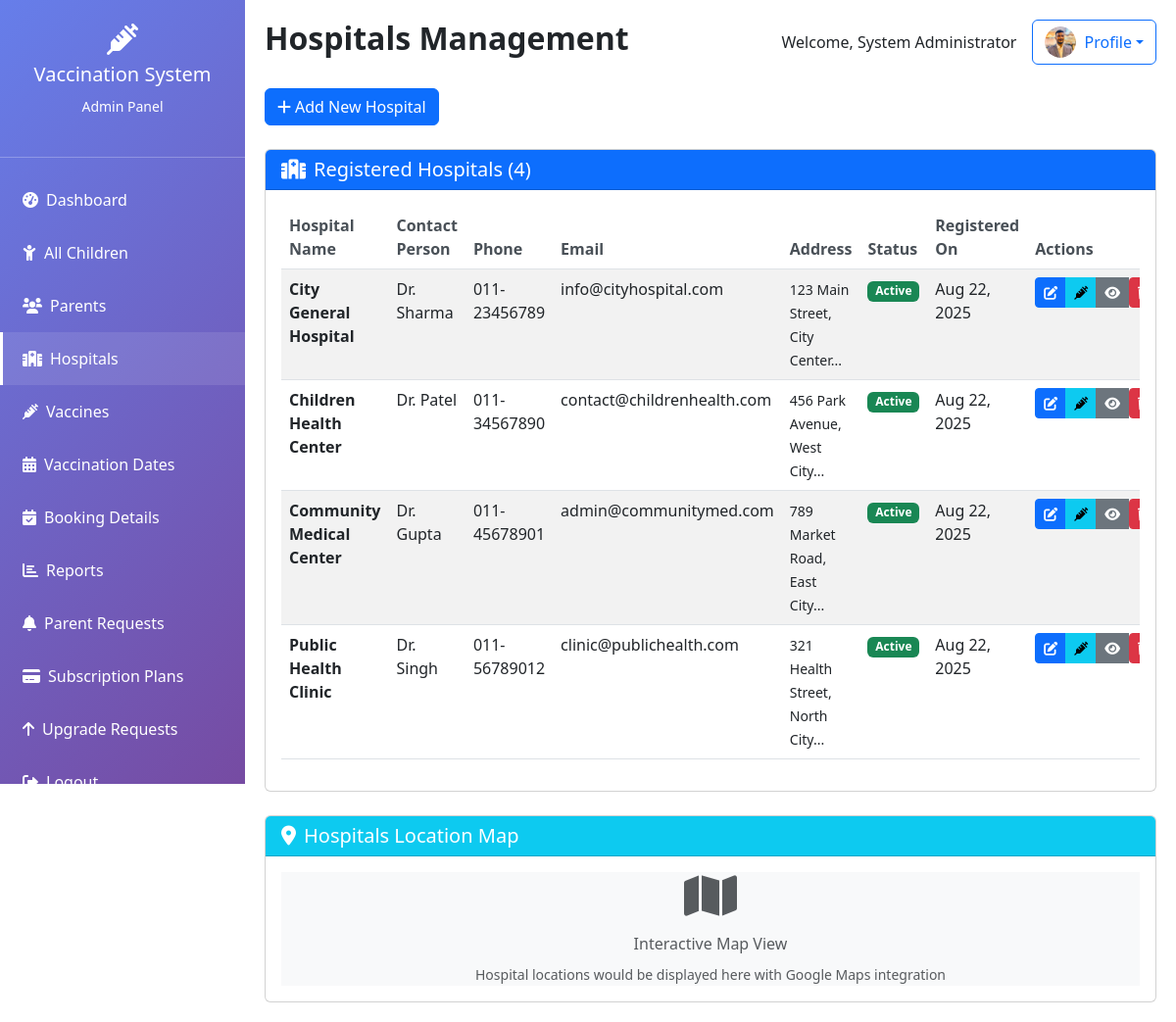
The page /admin/hospitals.php (signed in) on the database its author committed.
### tables this page shows
CREATE TABLE `users` (
  `id` int(11) NOT NULL AUTO_INCREMENT,
  `username` varchar(50) NOT NULL,
  `password` varchar(255) NOT NULL,
  `email` varchar(100) NOT NULL,
  `user_type` enum('admin','parent','hospital') NOT NULL,
  `full_name` varchar(100) NOT NULL,
  `phone` varchar(15) DEFAULT NULL,
  `address` text DEFAULT NULL,
  `profile_picture` varchar(255) DEFAULT NULL,
  `created_at` timestamp NOT NULL DEFAULT current_timestamp(),
  `status` enum('active','inactive') DEFAULT 'active',
  PRIMARY KEY (`id`),
  UNIQUE KEY `username` (`username`),
  UNIQUE KEY `email` (`email`)
);

CREATE TABLE `hospitals` (
  `id` int(11) NOT NULL AUTO_INCREMENT,
  `name` varchar(200) NOT NULL,
  `address` text NOT NULL,
  `phone` varchar(15) DEFAULT NULL,
  `email` varchar(100) DEFAULT NULL,
  `contact_person` varchar(100) DEFAULT NULL,
  `latitude` decimal(10,8) DEFAULT NULL,
  `longitude` decimal(11,8) DEFAULT NULL,
  `created_at` timestamp NOT NULL DEFAULT current_timestamp(),
  `status` enum('active','inactive') DEFAULT 'active',
  PRIMARY KEY (`id`)
);

### admin/hospitals.php (the view, shortened to what this page needs)
<?php
$database = new Database();
$db = $database->getConnection();
$query = "SELECT * FROM hospitals ORDER BY created_at DESC";
$stmt = $db->prepare($query);
$stmt->execute();
$hospitals = $stmt->fetchAll(PDO::FETCH_ASSOC);
$page_heading = "Hospitals Management";
?>
        <div class="d-flex justify-content-between align-items-center mb-4">
            <button class="btn btn-primary" data-bs-toggle="modal" data-bs-target="#addHospitalModal">
                <i class="fas fa-plus me-1"></i>Add New Hospital
            </button>
        </div>
        <div class="card">
            <div class="card-header bg-primary text-white">
                <h5 class="mb-0"><i class="fas fa-hospital me-2"></i>Registered Hospitals (<?php echo count($hospitals); ?>)</h5>
            </div>
            <div class="card-body">
                <?php if (count($hospitals) > 0): ?>
                    <div class="table-responsive">
                        <table class="table table-striped">
                            <thead>
                                <tr>
                                    <th>Hospital Name</th>
                                    <th>Contact Person</th>
                                    <th>Phone</th>
                                    <th>Email</th>
                                    <th>Address</th>
                                    <th>Status</th>
                                    <th>Registered On</th>
                                    <th>Actions</th>
                                </tr>
                            </thead>
                            <tbody>
                                <?php foreach ($hospitals as $hospital): ?>
                                    <tr>
                                        <td>
                                            <strong><?php echo htmlspecialchars($hospital['name']); ?></strong>
                                        </td>
                                        <td><?php echo htmlspecialchars($hospital['contact_person']); ?></td>
                                        <td><?php echo $hospital['phone']; ?></td>
                                        <td><?php echo $hospital['email']; ?></td>
                                        <td>
                                            <small><?php echo substr($hospital['address'], 0, 50); ?>...</small>
                                        </td>
                                        <td>
                                            <span class="badge bg-<?php echo $hospital['status'] === 'active' ? 'success' : 'secondary'; ?>">
                                                <?php echo ucfirst($hospital['status']); ?>
                                            </span>
                                        </td>
                                        <td><?php echo date('M d, Y', strtotime($hospital['created_at'])); ?></td>
                                        <td>
                                            <div class="btn-group">
                                                <button class="btn btn-sm btn-primary"
                                                        onclick="editHospital(<?php echo $hospital['id']; ?>)"
                                                        title="Edit Hospital">
                                                    <i class="fas fa-edit"></i>
                                                </button>
                                                <a href="hospital_vaccine_inventory.php?hospital_id=<?php echo $hospital['id']; ?>"
                                                   class="btn btn-sm btn-info"
                                                   title="View Vaccine Inventory">
                                                    <i class="fas fa-syringe"></i>
                                                </a>
                                                <button class="btn btn-sm btn-secondary"
                                                        onclick="viewHospital(<?php echo $hospital['id']; ?>)"
                                                        title="View Details">
                                                    <i class="fas fa-eye"></i>
                                                </button>
                                                <form method="POST" style="display:inline;">
                                                    <button type="submit" name="delete_hospital" class="btn btn-sm btn-danger"
                                                            onclick="return confirm('Are you sure you want to delete this hospital?')"
                                                            title="Delete Hospital">
                                                        <i class="fas fa-trash"></i>
                                                    </button>
                                                </form>
                                            </div>
                                        </td>
                                    </tr>
                                <?php endforeach; ?>
                            </tbody>
                        </table>
                    </div>
                <?php endif; ?>
            </div>
        </div>
        <div class="card mt-4">
            <div class="card-header bg-info text-white">
                <h5 class="mb-0"><i class="fas fa-map-marker-alt me-2"></i>Hospitals Location Map</h5>
            </div>
            <div class="card-body">
                <div class="map-container bg-light">
                    <div class="d-flex align-items-center justify-content-center h-100">
                        <div class="text-center text-muted">
                            <i class="fas fa-map fa-3x mb-3"></i>
                            <h6>Interactive Map View</h6>
                            <small>Hospital locations would be displayed here with Google Maps integration</small>
                        </div>
                    </div>
                </div>
            </div>
        </div>
<?php
$content = ob_get_clean();
include 'includes/template.php';
?>

### admin/includes/template.php (shortened to what this page needs)
<?php
$database = new Database();
$db = $database->getConnection();
$profile_picture_query = "SELECT profile_picture FROM users WHERE id = :user_id";
$profile_stmt = $db->prepare($profile_picture_query);
$profile_stmt->bindParam(':user_id', $_SESSION['user_id']);
$profile_stmt->execute();
$user_profile = $profile_stmt->fetch(PDO::FETCH_ASSOC);
?>
<!DOCTYPE html>
<html lang="en">
<head>
    <link href="https://cdn.jsdelivr.net/npm/bootstrap@5.3.0/dist/css/bootstrap.min.css" rel="stylesheet">
    <link href="https://cdnjs.cloudflare.com/ajax/libs/font-awesome/6.0.0/css/all.min.css" rel="stylesheet">
</head>
<body>
    <?php include 'sidebar.php'; ?>
    <div class="main-content">
        <div class="d-flex justify-content-between align-items-center mb-4">
            <h2 class="fw-bold"><?php echo isset($page_heading) ? $page_heading : 'Admin Dashboard'; ?></h2>
            <div class="d-flex align-items-center">
                <span class="me-3">Welcome, <?php echo $_SESSION['full_name']; ?></span>
                <div class="dropdown">
                    <button class="btn btn-outline-primary dropdown-toggle d-flex align-items-center" type="button" data-bs-toggle="dropdown">
                        <?php if (!empty($user_profile['profile_picture'])): ?>
                            <img src="../uploads/profile_pictures/<?php echo htmlspecialchars($user_profile['profile_picture']); ?>"
                                 class="rounded-circle me-2"
                                 style="width: 32px; height: 32px; object-fit: cover;"
                                 alt="Profile">
                        <?php else: ?>
                            <i class="fas fa-user me-1"></i>
                        <?php endif; ?>
                        Profile
                    </button>
                </div>
            </div>
        </div>
        <div class="content-area">
            <?php
            if (isset($content)) {
                echo $content;
            }
            ?>
        </div>
    </div>
</body>
</html>

### admin/includes/template.php (style rules this page uses)
.main-content { margin-left: 250px; padding: 20px; min-height: 100vh; }
.table th { border-top: none; font-weight: 600; color: #495057; }

### rows shown on the page
users: profile_picture (picture)
hospitals: name "City General Hospital", contact_person "Dr. Sharma", phone "011-23456789", email "info@cityhospital.com", address "123 Main Street, City Center", status "Active", created_at "Aug 22, 2025"
hospitals: name "Children Health Center", contact_person "Dr. Patel", phone "011-34567890", email "contact@childrenhealth.com", address "456 Park Avenue, West City", status "Active", created_at "Aug 22, 2025"
hospitals: name "Community Medical Center", contact_person "Dr. Gupta", phone "011-45678901", email "admin@communitymed.com", address "789 Market Road, East City", status "Active", created_at "Aug 22, 2025"
hospitals: name "Public Health Clinic", contact_person "Dr. Singh", phone "011-56789012", email "clinic@publichealth.com", address "321 Health Street, North City", status "Active", created_at "Aug 22, 2025"

### other values the page prints
$page_heading "Hospitals Management"
$_SESSION['full_name'] "System Administrator"
count($hospitals) "4"
